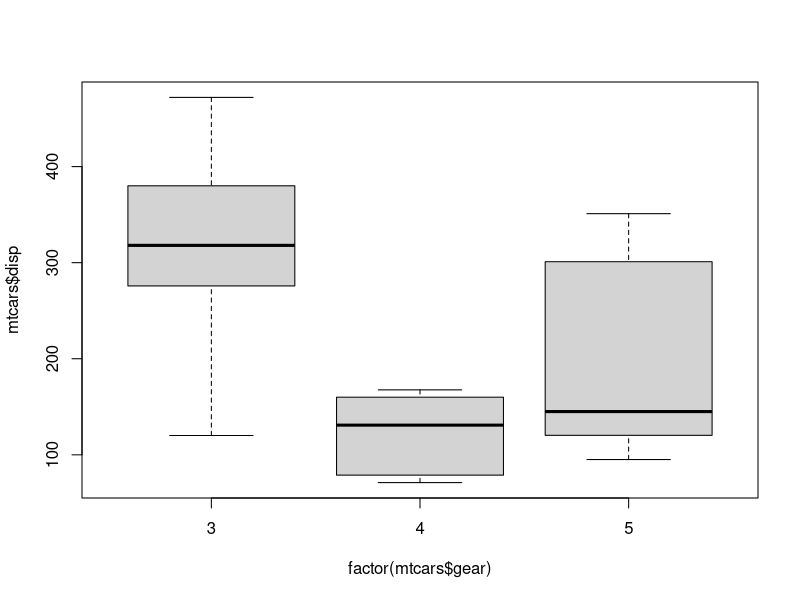

The R source for this figure:
# load data
data(mtcars)

# check basic statistics and visualization
head(mtcars)
summary(mtcars)

boxplot(mtcars$disp ~ factor(mtcars$gear))

anovaTest1 <- aov(mtcars$disp ~ factor(mtcars$gear))
summary(anovaTest1)

anovaTest2 <- aov(mtcars$disp ~ mtcars$hp * mtcars$gear)
summary(anovaTest2)

cor(mtcars$am, mtcars$gear)

